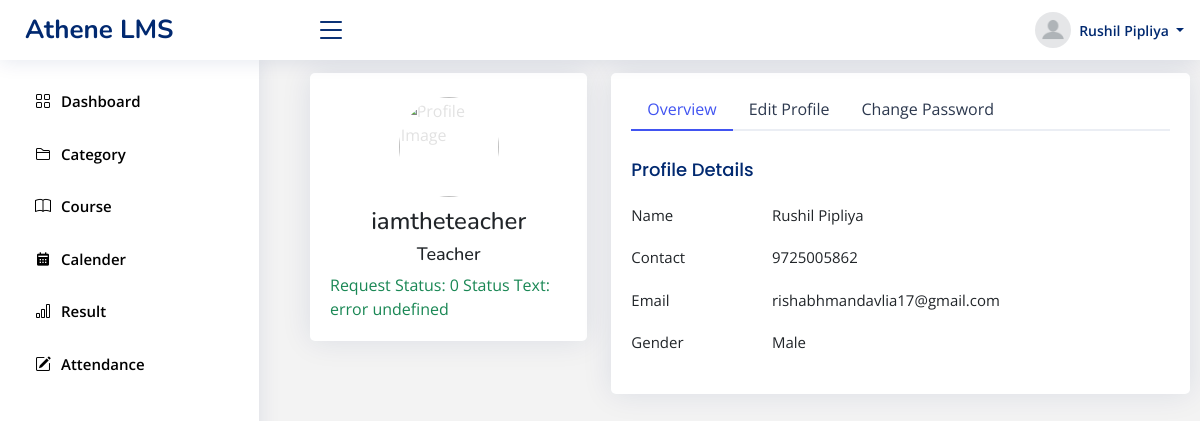
Screenshot of /ALMS/profile/user_profile.php (signed in) with the database file from the repository.
### tables this page shows
CREATE TABLE `teacher` (
  `tchr_id` varchar(15) NOT NULL,
  `tchr_name` varchar(50) NOT NULL,
  `tchr_contact_no` char(10) NOT NULL,
  `tchr_gender` char(1) NOT NULL,
  `tchr_email` varchar(55) NOT NULL,
  `tchr_password` varchar(30) NOT NULL,
  `tchr_suspend` tinyint(1) DEFAULT NULL,
  `tchr_profile_image` varchar(255) NOT NULL
);

### ALMS/profile/user_profile.php (the view, shortened to what this page needs)
<html lang="en">
<head>
  <link href="../assets/vendor/bootstrap/css/bootstrap.min.css" rel="stylesheet">
  <link href="../assets/vendor/bootstrap-icons/bootstrap-icons.css" rel="stylesheet">
  <link href="../assets/vendor/boxicons/css/boxicons.min.css" rel="stylesheet">
  <link href="../assets/vendor/quill/quill.snow.css" rel="stylesheet">
  <link href="../assets/vendor/quill/quill.bubble.css" rel="stylesheet">
  <link href="../assets/vendor/remixicon/remixicon.css" rel="stylesheet">
  <link href="../assets/vendor/simple-datatables/style.css" rel="stylesheet">
  <link rel="stylesheet" href="https://cdnjs.cloudflare.com/ajax/libs/normalize/5.0.0/normalize.min.css">
  <link rel='stylesheet' href='https://cdnjs.cloudflare.com/ajax/libs/cropper/2.3.4/cropper.min.css'>
  <link href="../assets/css/style.css" rel="stylesheet">
</head>
<?php
global $data;
require_once "../sidebar.php";
require_once "../header.php";
?>
<main id="main" class="main">
  <?php
  $query = null;
  if ($_SESSION['usertype'] == "Admin") {
    $query = "select adm_name as 'uname', adm_email as 'uemail', adm_contact_no as 'ucontact', adm_profile_image as image" .
      " from admin where adm_id = '{$_SESSION['userid']}'";
  } else if ($_SESSION['usertype'] == "Teacher") {
    $query = "select tchr_name as uname, tchr_contact_no as ucontact, tchr_email as uemail, tchr_gender as ugender, tchr_profile_image as image " .
      "from teacher where tchr_id = '{$_SESSION['userid']}'";
  } else if ($_SESSION['usertype'] == "Student") {
    $query = "select stud_name as uname, stud_contact_no as ucontact, stud_email as uemail, stud_gender as ugender, stud_semester, stud_profile_image as image " .
      "from student where stud_id = '{$_SESSION['userid']}'";
  }
  if (!empty($query)) {
    if ($result = mysqli_query($conn, $query)) {
      if ($result->num_rows > 0) {
        $data = $result->fetch_assoc();
      }
    }
  }
  ?>
  <section class="section profile">
    <div class="row">
      <div class="col-xl-4">
        <div class="card">
          <div class="card-body profile-card pt-4 d-flex flex-column align-items-center">
            <img id="profile-image" style="width: 100px; height: 100px; margin-bottom:10px" class="rounded-circle"
              src="" alt="Profile Image">
            <h4 class="text-dark">
              <?php echo $_SESSION['userid']; ?>
            </h4>
            <h3 class="text-dark">
              <?php echo $_SESSION['usertype']; ?>
            </h3>
            <div class="text-success " id="messageDiv"></div>
          </div>
        </div>
      </div>
      <div class="col-xl-8">
        <div class="card">
          <div class="card-body pt-3">
            <ul class="nav nav-tabs nav-tabs-bordered">
              <li class="nav-item">
                <button class="nav-link active" data-bs-toggle="tab"
                  data-bs-target="#profile-overview">Overview</button>
              </li>
              <li class="nav-item">
                <button class="nav-link" data-bs-toggle="tab" data-bs-target="#profile-edit">Edit Profile</button>
              </li>
              <li class="nav-item">
                <button class="nav-link" data-bs-toggle="tab" data-bs-target="#profile-change-password">Change
                  Password</button>
              </li>
            </ul>
            <div class="tab-content pt-2">
              <div class="tab-pane fade show active profile-overview" id="profile-overview">
                <h5 class="card-title">Profile Details</h5>
                <div class="row">
                  <div class="col-lg-3 col-md-4 text-dark">Name</div>
                  <div class="col-lg-9 col-md-8 text-dark" id="name-data">
                    <div class="col-lg-3 col-md-4 text-dark">
                      <?= $data['uname'] ?>
                    </div>
                  </div>
                </div>
                <div class="row">
                  <div class="col-lg-3 col-md-4 text-dark">Contact</div>
                  <div class="col-lg-9 col-md-8 text-dark" id="contact-data">
                    <div class="col-lg-3 col-md-4 text-dark">
                      <?= $data['ucontact'] ?>
                    </div>
                  </div>
                </div>
                <div class="row">
                  <div class="col-lg-3 col-md-4 text-dark">Email</div>
                  <div class="col-lg-9 col-md-8 text-dark" id="email-data">
                    <?= $data['uemail'] ?>
                  </div>
                </div>
                <?php
                if ($_SESSION['usertype'] != "Admin") {
                  ?>
                  <div class="row">
                    <div class="col-lg-3 col-md-4 text-dark">Gender</div>
                    <div class="col-lg-9 col-md-8 text-dark" id="gender-data">
                      <?php echo ($data['ugender'] == 'm') ? "Male" : "Female"; ?>
                    </div>
                  </div>
                  <?php
                }
                  ?>
              </div>
            </div>
          </div>
        </div>
      </div>
    </div>
  </section>
</main>
</body>
</html>

### ALMS/assets/css/style.css (style rules this page uses)
:root { scroll-behavior: smooth; }
h1, h2, h3, h4, h5, h6 { font-family: "Nunito", sans-serif; }
#main { margin-top: 53px; padding: 20px 10px; transition: all 0.4s; }
.card { margin-bottom: 25px; border:none; border-radius: 5px; box-shadow: 0px 0 30px rgba(1, 41, 112, 0.1); }
.card-title { padding: 20px 0 15px 0; font-size: 18px; font-weight: 500; color: #012970; font-family: "Poppins", sans-serif; }
.card-body { padding: 0 20px 20px 20px; }
.nav-tabs-bordered { border-bottom: 2px solid #ebeef4; }
.nav-tabs-bordered .nav-link { margin-bottom: -2px; border: none; color: #2c384e; }
.nav-tabs-bordered .nav-link.active { background-color: #fff; color: #4154f1; border-bottom: 2px solid #4154f1; }
@media (min-width: 1200px) { #main, #footer { margin-left: 300px; } }
.profile .profile-card img { max-width: 120px; }
.profile .profile-card h3 { font-size: 18px; }
.profile .profile-overview .row { margin-bottom: 20px; font-size: 15px; }
.profile .profile-overview .card-title { color: #012970; }

### ALMS/profile/user_profile.php (style rules this page uses)
img { max-width: 100%; }
@media (min-width: 992px) { .col-xl-4 { width: 33.3333%; } }
@media (min-width: 992px) { .col-xl-8 { width: 66.6666%; } }

### rows the page displays
teacher: tchr_name "Rushil Pipliya", tchr_contact_no "9725005862", tchr_email "rishabhmandavlia17@gmail.com"

### other values shown
$_SESSION['username'] "Rushil Pipliya"
$_SESSION['userid'] "iamtheteacher"
$_SESSION['usertype'] "Teacher"
